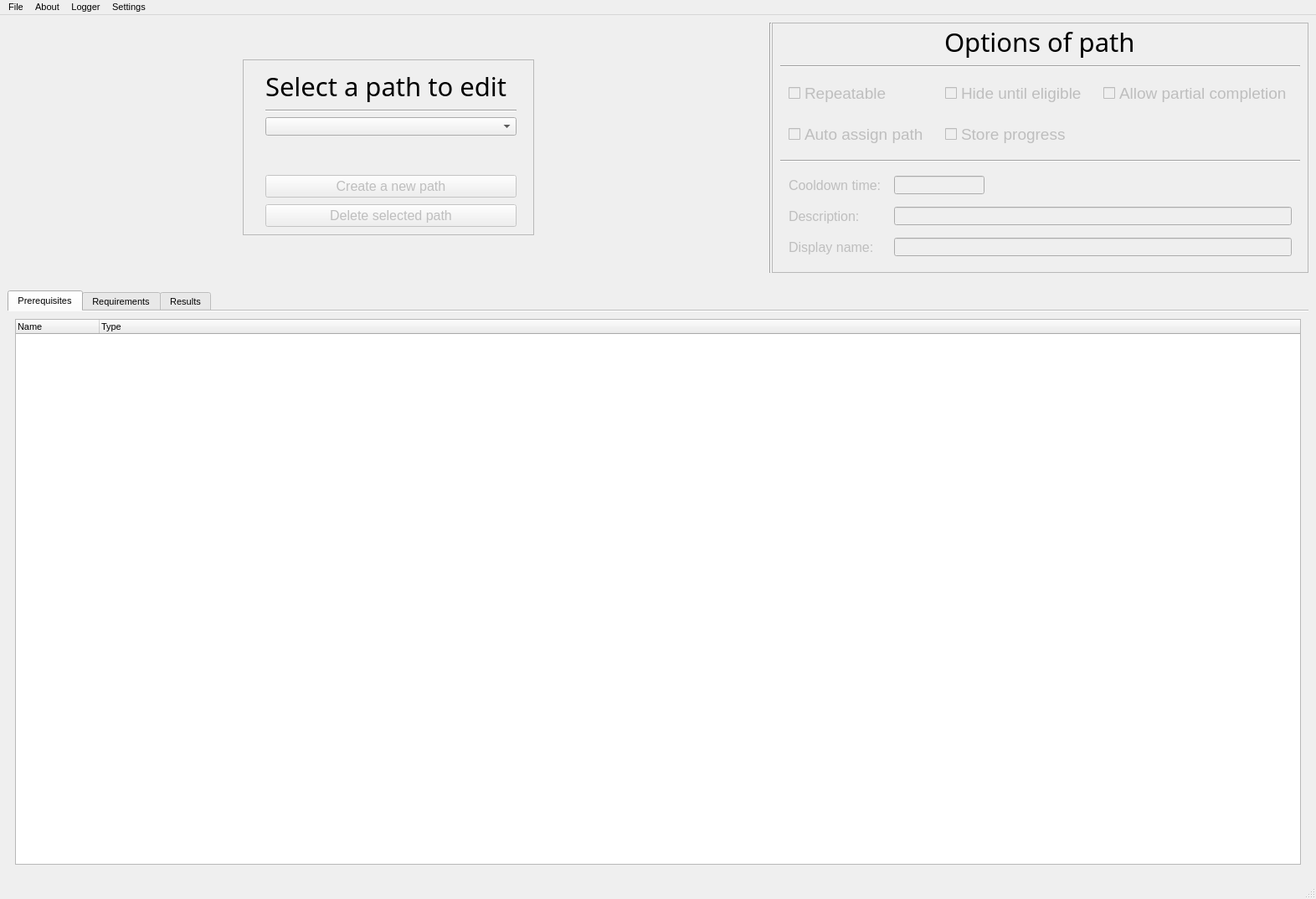
<?xml version="1.0" encoding="UTF-8"?>
<ui version="4.0">
 <class>MainWindow</class>
 <widget class="QMainWindow" name="MainWindow">
  <property name="geometry">
   <rect>
    <x>0</x>
    <y>0</y>
    <width>1572</width>
    <height>1074</height>
   </rect>
  </property>
  <property name="font">
   <font>
    <pointsize>8</pointsize>
   </font>
  </property>
  <property name="windowTitle">
   <string>MainWindow</string>
  </property>
  <property name="autoFillBackground">
   <bool>false</bool>
  </property>
  <property name="styleSheet">
   <string notr="true"/>
  </property>
  <property name="unifiedTitleAndToolBarOnMac">
   <bool>true</bool>
  </property>
  <widget class="QWidget" name="centralwidget">
   <layout class="QVBoxLayout" name="verticalLayout_2">
    <item>
     <layout class="QVBoxLayout" name="TopLayout">
      <item>
       <layout class="QHBoxLayout" name="Horizontal">
        <property name="spacing">
         <number>0</number>
        </property>
        <property name="bottomMargin">
         <number>0</number>
        </property>
        <item alignment="Qt::AlignHCenter|Qt::AlignVCenter">
         <widget class="QFrame" name="frame">
          <property name="sizePolicy">
           <sizepolicy hsizetype="Preferred" vsizetype="Preferred">
            <horstretch>0</horstretch>
            <verstretch>0</verstretch>
           </sizepolicy>
          </property>
          <property name="frameShape">
           <enum>QFrame::StyledPanel</enum>
          </property>
          <property name="frameShadow">
           <enum>QFrame::Raised</enum>
          </property>
          <layout class="QFormLayout" name="formLayout">
           <property name="leftMargin">
            <number>20</number>
           </property>
           <property name="rightMargin">
            <number>20</number>
           </property>
           <item row="1" column="1">
            <widget class="QLabel" name="label_5">
             <property name="sizePolicy">
              <sizepolicy hsizetype="Fixed" vsizetype="Minimum">
               <horstretch>0</horstretch>
               <verstretch>0</verstretch>
              </sizepolicy>
             </property>
             <property name="minimumSize">
              <size>
               <width>300</width>
               <height>0</height>
              </size>
             </property>
             <property name="font">
              <font>
               <family>Roboto Slab</family>
               <pointsize>23</pointsize>
              </font>
             </property>
             <property name="text">
              <string>Select a path to edit</string>
             </property>
            </widget>
           </item>
           <item row="2" column="1">
            <widget class="Line" name="line_4">
             <property name="orientation">
              <enum>Qt::Horizontal</enum>
             </property>
            </widget>
           </item>
           <item row="3" column="1">
            <widget class="QComboBox" name="comboBox">
             <property name="sizePolicy">
              <sizepolicy hsizetype="Minimum" vsizetype="Fixed">
               <horstretch>0</horstretch>
               <verstretch>0</verstretch>
              </sizepolicy>
             </property>
             <property name="baseSize">
              <size>
               <width>67</width>
               <height>0</height>
              </size>
             </property>
            </widget>
           </item>
           <item row="4" column="1">
            <spacer name="verticalSpacer">
             <property name="orientation">
              <enum>Qt::Vertical</enum>
             </property>
             <property name="sizeHint" stdset="0">
              <size>
               <width>29</width>
               <height>35</height>
              </size>
             </property>
            </spacer>
           </item>
           <item row="6" column="1">
            <layout class="QGridLayout" name="gridLayout_3">
             <property name="sizeConstraint">
              <enum>QLayout::SetMinimumSize</enum>
             </property>
             <property name="leftMargin">
              <number>0</number>
             </property>
             <property name="spacing">
              <number>8</number>
             </property>
             <item row="0" column="0">
              <widget class="QPushButton" name="pushButton">
               <property name="enabled">
                <bool>false</bool>
               </property>
               <property name="sizePolicy">
                <sizepolicy hsizetype="Minimum" vsizetype="Minimum">
                 <horstretch>0</horstretch>
                 <verstretch>0</verstretch>
                </sizepolicy>
               </property>
               <property name="font">
                <font>
                 <pointsize>12</pointsize>
                </font>
               </property>
               <property name="text">
                <string>Create a new path</string>
               </property>
               <property name="icon">
                <iconset resource="act.qrc">
                 <normaloff>:/mainscreen/resources/plus.svg</normaloff>:/mainscreen/resources/plus.svg</iconset>
               </property>
               <property name="autoDefault">
                <bool>false</bool>
               </property>
               <property name="default">
                <bool>false</bool>
               </property>
               <property name="flat">
                <bool>false</bool>
               </property>
              </widget>
             </item>
             <item row="1" column="0">
              <widget class="QPushButton" name="pushButton_2">
               <property name="enabled">
                <bool>false</bool>
               </property>
               <property name="sizePolicy">
                <sizepolicy hsizetype="Minimum" vsizetype="Minimum">
                 <horstretch>0</horstretch>
                 <verstretch>0</verstretch>
                </sizepolicy>
               </property>
               <property name="font">
                <font>
                 <pointsize>12</pointsize>
                </font>
               </property>
               <property name="text">
                <string>Delete selected path</string>
               </property>
               <property name="icon">
                <iconset resource="act.qrc">
                 <normaloff>:/mainscreen/resources/delete.svg</normaloff>:/mainscreen/resources/delete.svg</iconset>
               </property>
               <property name="iconSize">
                <size>
                 <width>16</width>
                 <height>16</height>
                </size>
               </property>
              </widget>
             </item>
            </layout>
           </item>
          </layout>
         </widget>
        </item>
        <item>
         <widget class="Line" name="line">
          <property name="orientation">
           <enum>Qt::Vertical</enum>
          </property>
         </widget>
        </item>
        <item>
         <widget class="QFrame" name="optionsPanel">
          <property name="sizePolicy">
           <sizepolicy hsizetype="Maximum" vsizetype="Maximum">
            <horstretch>0</horstretch>
            <verstretch>0</verstretch>
           </sizepolicy>
          </property>
          <property name="layoutDirection">
           <enum>Qt::LeftToRight</enum>
          </property>
          <property name="frameShape">
           <enum>QFrame::StyledPanel</enum>
          </property>
          <property name="frameShadow">
           <enum>QFrame::Raised</enum>
          </property>
          <layout class="QVBoxLayout" name="verticalLayout_4">
           <property name="topMargin">
            <number>0</number>
           </property>
           <item alignment="Qt::AlignHCenter">
            <widget class="QLabel" name="label">
             <property name="enabled">
              <bool>true</bool>
             </property>
             <property name="sizePolicy">
              <sizepolicy hsizetype="Expanding" vsizetype="Preferred">
               <horstretch>0</horstretch>
               <verstretch>0</verstretch>
              </sizepolicy>
             </property>
             <property name="font">
              <font>
               <family>Roboto Slab</family>
               <pointsize>23</pointsize>
               <weight>50</weight>
               <italic>false</italic>
               <bold>false</bold>
               <strikeout>false</strikeout>
              </font>
             </property>
             <property name="text">
              <string>Options of path</string>
             </property>
            </widget>
           </item>
           <item>
            <widget class="Line" name="line_3">
             <property name="minimumSize">
              <size>
               <width>331</width>
               <height>0</height>
              </size>
             </property>
             <property name="baseSize">
              <size>
               <width>500</width>
               <height>0</height>
              </size>
             </property>
             <property name="orientation">
              <enum>Qt::Horizontal</enum>
             </property>
            </widget>
           </item>
           <item>
            <layout class="QGridLayout" name="gridLayout">
             <property name="leftMargin">
              <number>10</number>
             </property>
             <property name="topMargin">
              <number>10</number>
             </property>
             <property name="rightMargin">
              <number>10</number>
             </property>
             <property name="bottomMargin">
              <number>10</number>
             </property>
             <property name="spacing">
              <number>20</number>
             </property>
             <item row="2" column="0">
              <widget class="QCheckBox" name="checkBox">
               <property name="enabled">
                <bool>false</bool>
               </property>
               <property name="sizePolicy">
                <sizepolicy hsizetype="Minimum" vsizetype="Fixed">
                 <horstretch>0</horstretch>
                 <verstretch>0</verstretch>
                </sizepolicy>
               </property>
               <property name="minimumSize">
                <size>
                 <width>0</width>
                 <height>0</height>
                </size>
               </property>
               <property name="baseSize">
                <size>
                 <width>8</width>
                 <height>7</height>
                </size>
               </property>
               <property name="font">
                <font>
                 <pointsize>14</pointsize>
                </font>
               </property>
               <property name="cursor">
                <cursorShape>PointingHandCursor</cursorShape>
               </property>
               <property name="styleSheet">
                <string notr="true">QCheckbox::indicator {width: 200px; height: 20px;};</string>
               </property>
               <property name="text">
                <string>Auto assign path</string>
               </property>
               <property name="iconSize">
                <size>
                 <width>23</width>
                 <height>23</height>
                </size>
               </property>
               <property name="tristate">
                <bool>false</bool>
               </property>
              </widget>
             </item>
             <item row="1" column="0">
              <widget class="QCheckBox" name="checkBox_2">
               <property name="enabled">
                <bool>false</bool>
               </property>
               <property name="sizePolicy">
                <sizepolicy hsizetype="Minimum" vsizetype="Fixed">
                 <horstretch>0</horstretch>
                 <verstretch>0</verstretch>
                </sizepolicy>
               </property>
               <property name="minimumSize">
                <size>
                 <width>0</width>
                 <height>0</height>
                </size>
               </property>
               <property name="baseSize">
                <size>
                 <width>8</width>
                 <height>7</height>
                </size>
               </property>
               <property name="font">
                <font>
                 <pointsize>14</pointsize>
                </font>
               </property>
               <property name="cursor">
                <cursorShape>PointingHandCursor</cursorShape>
               </property>
               <property name="styleSheet">
                <string notr="true">QCheckbox::indicator {width: 200px; height: 20px;};</string>
               </property>
               <property name="text">
                <string>Repeatable</string>
               </property>
               <property name="iconSize">
                <size>
                 <width>23</width>
                 <height>23</height>
                </size>
               </property>
               <property name="tristate">
                <bool>false</bool>
               </property>
              </widget>
             </item>
             <item row="2" column="1">
              <widget class="QCheckBox" name="checkBox_4">
               <property name="enabled">
                <bool>false</bool>
               </property>
               <property name="font">
                <font>
                 <pointsize>14</pointsize>
                </font>
               </property>
               <property name="cursor">
                <cursorShape>PointingHandCursor</cursorShape>
               </property>
               <property name="text">
                <string>Store progress</string>
               </property>
              </widget>
             </item>
             <item row="1" column="1">
              <widget class="QCheckBox" name="checkBox_3">
               <property name="enabled">
                <bool>false</bool>
               </property>
               <property name="font">
                <font>
                 <pointsize>14</pointsize>
                </font>
               </property>
               <property name="cursor">
                <cursorShape>PointingHandCursor</cursorShape>
               </property>
               <property name="toolTip">
                <string>Whether this path is only shown to the player if he is eligible to join it (i.e. they meet the prerequisites of the path)</string>
               </property>
               <property name="toolTipDuration">
                <number>-1</number>
               </property>
               <property name="statusTip">
                <string/>
               </property>
               <property name="whatsThis">
                <string/>
               </property>
               <property name="text">
                <string>Hide until eligible</string>
               </property>
              </widget>
             </item>
             <item row="1" column="2">
              <widget class="QCheckBox" name="checkBox_5">
               <property name="enabled">
                <bool>false</bool>
               </property>
               <property name="font">
                <font>
                 <pointsize>14</pointsize>
                </font>
               </property>
               <property name="cursor">
                <cursorShape>PointingHandCursor</cursorShape>
               </property>
               <property name="text">
                <string>Allow partial completion</string>
               </property>
              </widget>
             </item>
            </layout>
           </item>
           <item>
            <widget class="Line" name="line_2">
             <property name="minimumSize">
              <size>
               <width>0</width>
               <height>0</height>
              </size>
             </property>
             <property name="orientation">
              <enum>Qt::Horizontal</enum>
             </property>
            </widget>
           </item>
           <item>
            <layout class="QGridLayout" name="gridLayout_2">
             <property name="leftMargin">
              <number>10</number>
             </property>
             <property name="topMargin">
              <number>10</number>
             </property>
             <property name="rightMargin">
              <number>10</number>
             </property>
             <property name="bottomMargin">
              <number>10</number>
             </property>
             <property name="spacing">
              <number>15</number>
             </property>
             <item row="4" column="2">
              <widget class="QLineEdit" name="lineEdit_2">
               <property name="enabled">
                <bool>false</bool>
               </property>
              </widget>
             </item>
             <item row="1" column="0">
              <widget class="QLabel" name="label_2">
               <property name="enabled">
                <bool>false</bool>
               </property>
               <property name="font">
                <font>
                 <pointsize>12</pointsize>
                </font>
               </property>
               <property name="text">
                <string>Cooldown time:</string>
               </property>
              </widget>
             </item>
             <item row="3" column="0">
              <widget class="QLabel" name="label_3">
               <property name="enabled">
                <bool>false</bool>
               </property>
               <property name="font">
                <font>
                 <pointsize>12</pointsize>
                </font>
               </property>
               <property name="text">
                <string>Description:</string>
               </property>
              </widget>
             </item>
             <item row="4" column="0">
              <widget class="QLabel" name="label_4">
               <property name="enabled">
                <bool>false</bool>
               </property>
               <property name="font">
                <font>
                 <pointsize>12</pointsize>
                </font>
               </property>
               <property name="text">
                <string>Display name:</string>
               </property>
              </widget>
             </item>
             <item row="1" column="2">
              <widget class="QLineEdit" name="lineEdit">
               <property name="enabled">
                <bool>false</bool>
               </property>
               <property name="sizePolicy">
                <sizepolicy hsizetype="Maximum" vsizetype="Fixed">
                 <horstretch>0</horstretch>
                 <verstretch>0</verstretch>
                </sizepolicy>
               </property>
              </widget>
             </item>
             <item row="3" column="2">
              <widget class="QLineEdit" name="lineEdit_3">
               <property name="enabled">
                <bool>false</bool>
               </property>
              </widget>
             </item>
            </layout>
           </item>
          </layout>
         </widget>
        </item>
       </layout>
      </item>
     </layout>
    </item>
    <item>
     <layout class="QVBoxLayout" name="BottomLayout">
      <property name="topMargin">
       <number>15</number>
      </property>
      <item>
       <widget class="QTabWidget" name="Tabs">
        <property name="enabled">
         <bool>true</bool>
        </property>
        <property name="sizePolicy">
         <sizepolicy hsizetype="Minimum" vsizetype="Minimum">
          <horstretch>0</horstretch>
          <verstretch>0</verstretch>
         </sizepolicy>
        </property>
        <property name="minimumSize">
         <size>
          <width>0</width>
          <height>500</height>
         </size>
        </property>
        <property name="mouseTracking">
         <bool>false</bool>
        </property>
        <property name="autoFillBackground">
         <bool>true</bool>
        </property>
        <property name="locale">
         <locale language="English" country="Netherlands"/>
        </property>
        <property name="tabShape">
         <enum>QTabWidget::Rounded</enum>
        </property>
        <property name="currentIndex">
         <number>0</number>
        </property>
        <property name="elideMode">
         <enum>Qt::ElideNone</enum>
        </property>
        <property name="documentMode">
         <bool>true</bool>
        </property>
        <property name="tabBarAutoHide">
         <bool>false</bool>
        </property>
        <widget class="QWidget" name="Prerequisites">
         <attribute name="title">
          <string>Prerequisites</string>
         </attribute>
         <layout class="QHBoxLayout" name="horizontalLayout">
          <item>
           <widget class="QTreeWidget" name="treeWidget_2">
            <column>
             <property name="text">
              <string>Name</string>
             </property>
            </column>
            <column>
             <property name="text">
              <string>Type</string>
             </property>
            </column>
           </widget>
          </item>
         </layout>
        </widget>
        <widget class="QWidget" name="Requirements">
         <attribute name="title">
          <string>Requirements</string>
         </attribute>
         <layout class="QHBoxLayout" name="horizontalLayout_2">
          <item>
           <widget class="QTreeWidget" name="treeWidget_3">
            <column>
             <property name="text">
              <string>Name</string>
             </property>
            </column>
            <column>
             <property name="text">
              <string>Type</string>
             </property>
            </column>
           </widget>
          </item>
         </layout>
        </widget>
        <widget class="QWidget" name="Results">
         <attribute name="title">
          <string>Results</string>
         </attribute>
         <layout class="QHBoxLayout" name="horizontalLayout_3">
          <item>
           <widget class="QTreeWidget" name="treeWidget">
            <property name="editTriggers">
             <set>QAbstractItemView::NoEditTriggers</set>
            </property>
            <property name="selectionBehavior">
             <enum>QAbstractItemView::SelectRows</enum>
            </property>
            <property name="uniformRowHeights">
             <bool>true</bool>
            </property>
            <property name="animated">
             <bool>false</bool>
            </property>
            <property name="allColumnsShowFocus">
             <bool>true</bool>
            </property>
            <property name="wordWrap">
             <bool>true</bool>
            </property>
            <attribute name="headerCascadingSectionResizes">
             <bool>false</bool>
            </attribute>
            <attribute name="headerHighlightSections">
             <bool>false</bool>
            </attribute>
            <attribute name="headerMinimumSectionSize">
             <number>300</number>
            </attribute>
            <attribute name="headerShowSortIndicator" stdset="0">
             <bool>false</bool>
            </attribute>
            <column>
             <property name="text">
              <string>Name</string>
             </property>
            </column>
            <column>
             <property name="text">
              <string>Type</string>
             </property>
            </column>
           </widget>
          </item>
         </layout>
        </widget>
       </widget>
      </item>
     </layout>
    </item>
   </layout>
  </widget>
  <widget class="QMenuBar" name="menubar">
   <property name="geometry">
    <rect>
     <x>0</x>
     <y>0</y>
     <width>1572</width>
     <height>21</height>
    </rect>
   </property>
   <property name="autoFillBackground">
    <bool>true</bool>
   </property>
   <widget class="QMenu" name="menuFile">
    <property name="title">
     <string>File</string>
    </property>
    <addaction name="load_autorank_folder"/>
    <addaction name="actionSave"/>
   </widget>
   <widget class="QMenu" name="menuAbout">
    <property name="title">
     <string>About</string>
    </property>
    <addaction name="actionAbout_this_software"/>
    <addaction name="actionLink_to_Autorank"/>
   </widget>
   <widget class="QMenu" name="menuSettings">
    <property name="title">
     <string>Settings</string>
    </property>
    <addaction name="actionAutorank_settings"/>
    <addaction name="actionACT_settings"/>
   </widget>
   <widget class="QMenu" name="menuLogger">
    <property name="title">
     <string>Logger</string>
    </property>
    <addaction name="open_logger_button"/>
    <addaction name="clear_logger_button"/>
   </widget>
   <addaction name="menuFile"/>
   <addaction name="menuAbout"/>
   <addaction name="menuLogger"/>
   <addaction name="menuSettings"/>
  </widget>
  <widget class="QStatusBar" name="statusbar">
   <property name="font">
    <font>
     <pointsize>11</pointsize>
    </font>
   </property>
  </widget>
  <action name="load_autorank_folder">
   <property name="text">
    <string>Load Autorank folder</string>
   </property>
   <property name="shortcut">
    <string>Ctrl+L</string>
   </property>
  </action>
  <action name="actionSave">
   <property name="enabled">
    <bool>false</bool>
   </property>
   <property name="text">
    <string>Save</string>
   </property>
   <property name="shortcut">
    <string>Ctrl+S</string>
   </property>
  </action>
  <action name="actionAbout_this_software">
   <property name="text">
    <string>About this software</string>
   </property>
  </action>
  <action name="actionLink_to_Autorank">
   <property name="text">
    <string>Link to Autorank</string>
   </property>
  </action>
  <action name="actionAutorank_settings">
   <property name="enabled">
    <bool>false</bool>
   </property>
   <property name="text">
    <string>Autorank settings</string>
   </property>
  </action>
  <action name="actionACT_settings">
   <property name="text">
    <string>ACT settings</string>
   </property>
  </action>
  <action name="open_logger_button">
   <property name="text">
    <string>Open logger</string>
   </property>
   <property name="shortcut">
    <string>Ctrl+O</string>
   </property>
  </action>
  <action name="clear_logger_button">
   <property name="text">
    <string>Clear logger</string>
   </property>
  </action>
 </widget>
 <resources>
  <include location="act.qrc"/>
 </resources>
 <connections/>
</ui>
